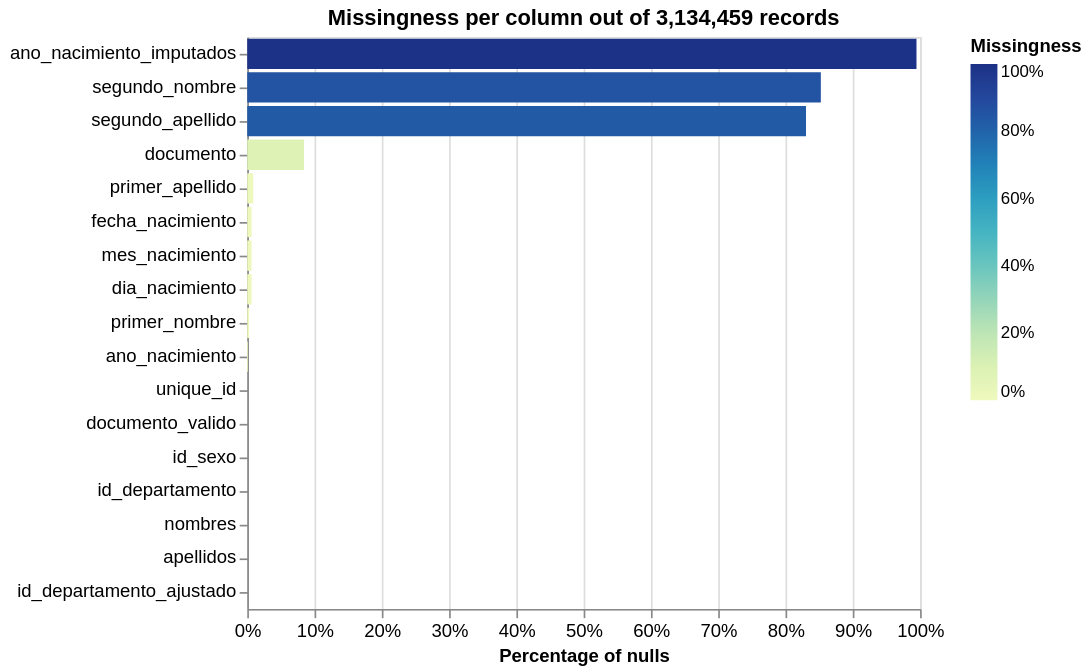

The notebook cell saved with this chart:
### Code cell
from splink.duckdb.linker import DuckDBLinker
linker_censo = DuckDBLinker(df_l)
linker_rraa = DuckDBLinker(df_r)

linker_censo.missingness_chart()

### Figure 1 — Vega-Lite specification as saved in the notebook (floating-point values rounded to 4 significant figures)
{"config": {"view": {"continuousWidth": 400, "continuousHeight": 300}, "axis": {"labelFontSize": 11}}, "layer": [{"mark": "bar", "encoding": {"color": {"field": "null_proportion", "legend": {"format": ".0%", "offset": 30}, "scale": {"domain": [0, 1], "range": "heatmap"}, "title": "Missingness", "type": "quantitative"}, "tooltip": [{"field": "column_name", "title": "Column", "type": "nominal"}, {"field": "null_count", "format": ",.0f", "title": "Count of nulls", "type": "quantitative"}, {"field": "null_proportion", "format": ".2%", "title": "Percentage of nulls", "type": "quantitative"}, {"field": "total_record_count", "format": ",.0f", "title": "Total record count", "type": "quantitative"}], "x": {"axis": {"format": "%", "labelAlign": "center", "title": "Percentage of nulls"}, "field": "null_proportion", "scale": {"domain": [0, 1]}, "type": "quantitative"}, "y": {"axis": {"title": ""}, "field": "column_name", "sort": "-x", "type": "nominal"}}, "title": "Missingness per column out of 3,134,459 records"}], "data": {"values": [{"null_proportion": 0.0, "null_count": 0, "total_record_count": 3134459, "column_name": "unique_id"}, {"null_proportion": 0.002766, "null_count": 8670, "total_record_count": 3134459, "column_name": "primer_nombre"}, {"null_proportion": 0.8525, "null_count": 2672206, "total_record_count": 3134459, "column_name": "segundo_nombre"}, {"null_proportion": 0.008947, "null_count": 28043, "total_record_count": 3134459, "column_name": "primer_apellido"}, {"null_proportion": 0.8305, "null_count": 2603058, "total_record_count": 3134459, "column_name": "segundo_apellido"}, {"null_proportion": 0.08443, "null_count": 264634, "total_record_count": 3134459, "column_name": "documento"}, {"null_proportion": 0.0, "null_count": 0, "total_record_count": 3134459, "column_name": "documento_valido"}, {"null_proportion": 0.006424, "null_count": 20135, "total_record_count": 3134459, "column_name": "fecha_nacimiento"}, {"null_proportion": 0.001118, "null_count": 3503, "total_record_count": 3134459, "column_name": "ano_nacimiento"}, {"null_proportion": 0.006424, "null_count": 20135, "total_record_count": 3134459, "column_name": "mes_nacimiento"}, {"null_proportion": 0.006424, "null_count": 20135, "total_record_count": 3134459, "column_name": "dia_nacimiento"}, {"null_proportion": 0.0, "null_count": 0, "total_record_count": 3134459, "column_name": "id_sexo"}, {"null_proportion": 0.0, "null_count": 0, "total_record_count": 3134459, "column_name": "id_departamento"}, {"null_proportion": 0.0, "null_count": 0, "total_record_count": 3134459, "column_name": "nombres"}, {"null_proportion": 0.0, "null_count": 0, "total_record_count": 3134459, "column_name": "apellidos"}, {"null_proportion": 0.0, "null_count": 0, "total_record_count": 3134459, "column_name": "id_departamento_ajustado"}, {"null_proportion": 0.9947, "null_count": 3117827, "total_record_count": 3134459, "column_name": "ano_nacimiento_imputados"}], "name": "data-0e7bce5a1d2f132e282789d6ef7780fe"}, "title": "", "$schema": "https://vega.github.io/schema/vega-lite/v5.9.3.json"}
